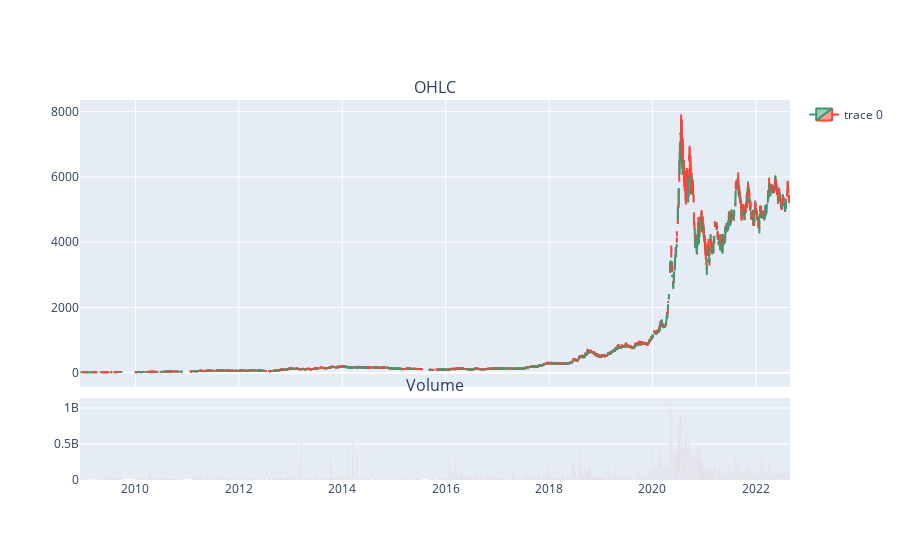

The notebook cell saved with this chart:
### Code cell
fig = make_subplots(
    rows = 2, 
    cols = 1, 
    shared_xaxes = True, 
    vertical_spacing = 0.03, 
    subplot_titles = ('OHLC', 'Volume'), 
    row_width = [0.2, 0.7]
)

fig.add_trace(
    go.Candlestick(
        x = foladHist['date'],
        open = foladHist['open'],
        high = foladHist['high'],
        low = foladHist['low'],
        close = foladHist['adjClose']
    ),
    row = 1, col = 1
)

fig.add_trace(
    go.Bar(
        x = foladHist['date'],
        y = foladHist['volume'], 
        showlegend = False
        ),
        row = 2, col = 1
)
fig.update(layout_xaxis_rangeslider_visible = False)
fig.show()

### Figure 1 — Plotly figure (JSON) as saved in the notebook; plotly's stock layout.template omitted (floating-point values rounded to 4 significant figures; data arrays with more than 128 entries replaced by an {"elided": "..."} marker saying what was removed)
{"data": [{"close": {"elided": "3010 int values"}, "high": {"elided": "3010 int values"}, "low": {"elided": "3010 int values"}, "open": {"elided": "3010 int values"}, "type": "candlestick", "x": {"elided": "3010 str values"}, "xaxis": "x", "yaxis": "y"}, {"showlegend": false, "type": "bar", "x": {"elided": "3010 str values"}, "xaxis": "x2", "y": {"elided": "3010 int values"}, "yaxis": "y2"}], "layout": {"annotations": [{"font": {"size": 16}, "showarrow": false, "text": "OHLC", "x": 0.5, "xanchor": "center", "xref": "paper", "y": 1, "yanchor": "bottom", "yref": "paper"}, {"font": {"size": 16}, "showarrow": false, "text": "Volume", "x": 0.5, "xanchor": "center", "xref": "paper", "y": 0.2156, "yanchor": "bottom", "yref": "paper"}], "xaxis": {"anchor": "y", "domain": [0, 1], "matches": "x2", "rangeslider": {"visible": false}, "showticklabels": false}, "xaxis2": {"anchor": "y2", "domain": [0, 1]}, "yaxis": {"anchor": "x", "domain": [0.2456, 1]}, "yaxis2": {"anchor": "x2", "domain": [0, 0.2156]}}}
